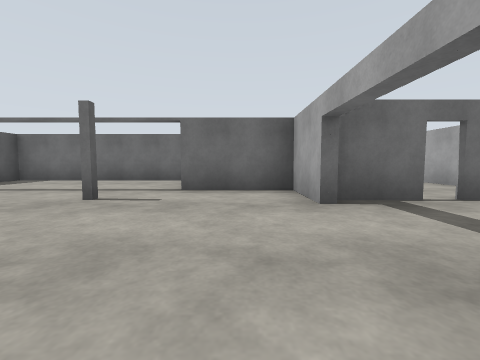
View 1 (above)

22 first-person views from a walk through a world built for the Gazebo simulator. The camera is 0.94 m above the floor, tilts 4° down and sees 90° across. The floor is counted in squares, 2 m on a side. Each view is taken from the middle of a square. On the plan, view 1 faces up. The plan holds only what a view shows up to about 9 squares ahead; the rest is blank.

View 2
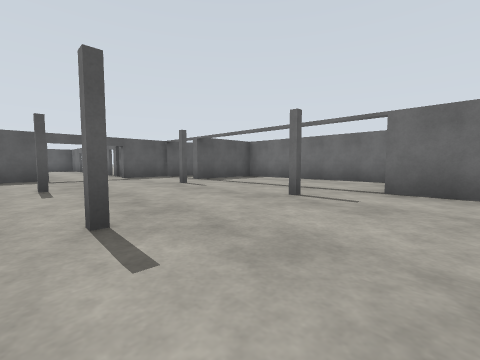

View 3
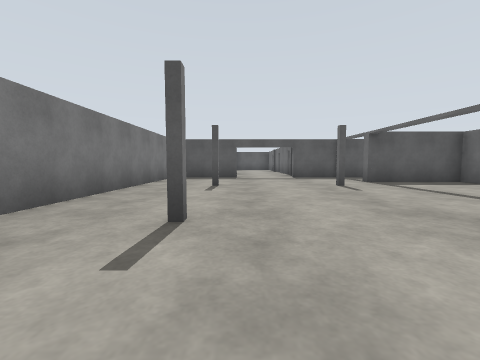

View 4
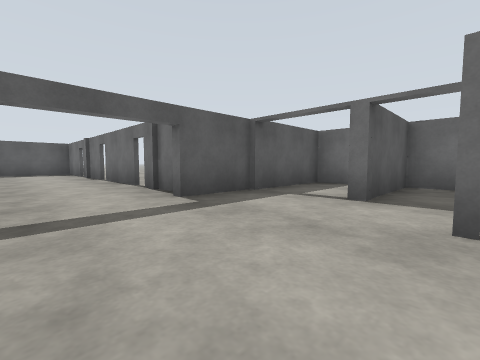

View 5
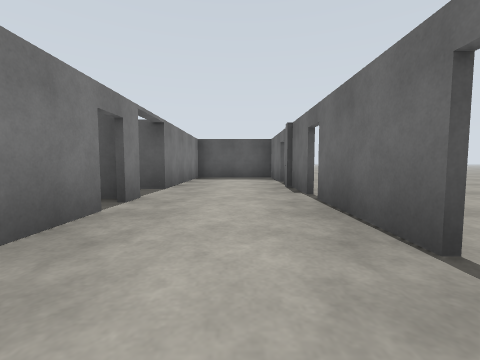

View 6
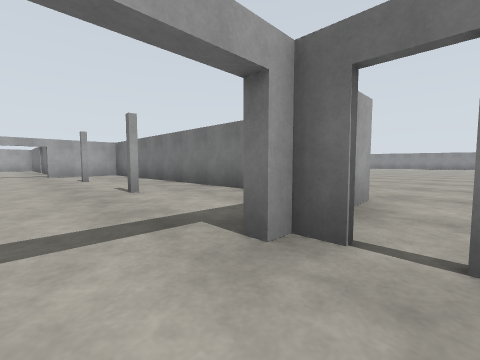

View 7
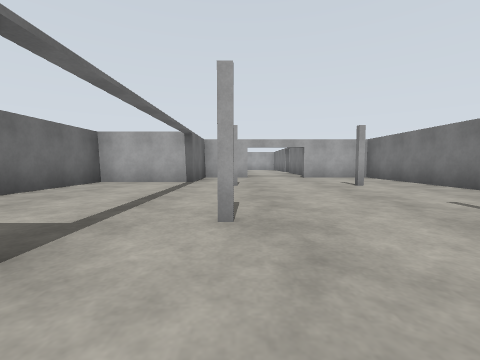

View 8
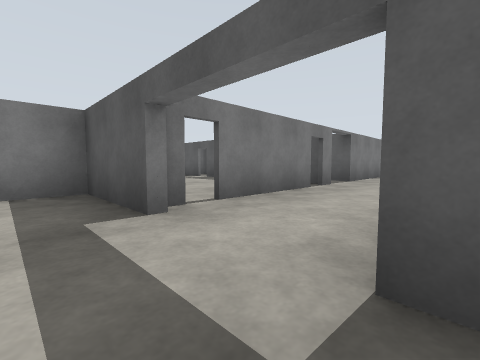

View 9
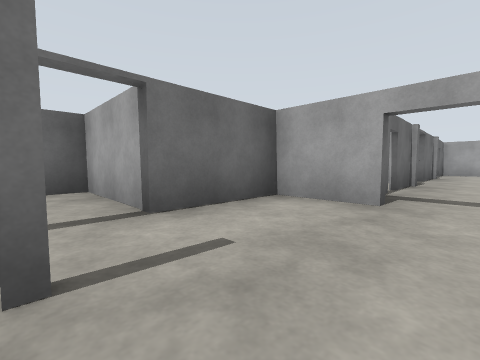

View 10
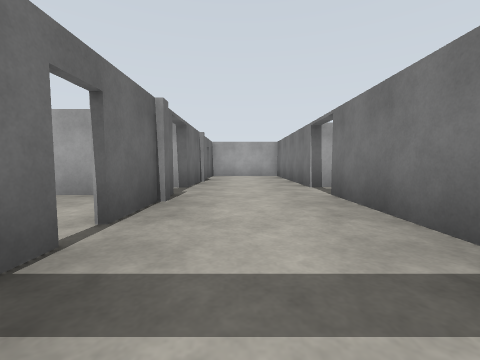

View 11
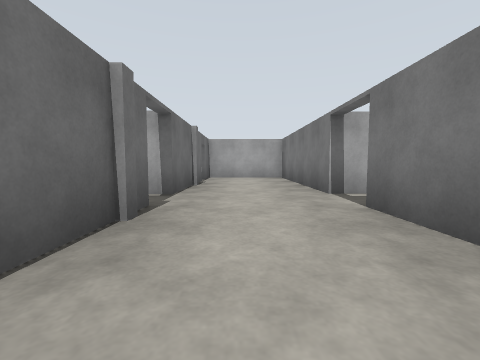

View 12
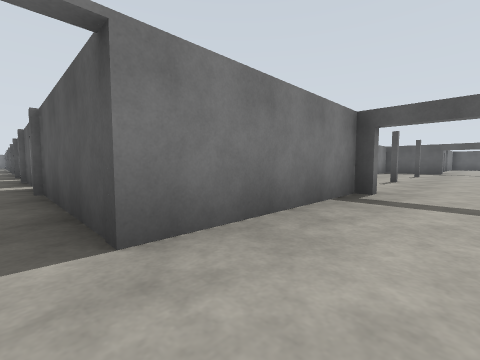

View 13
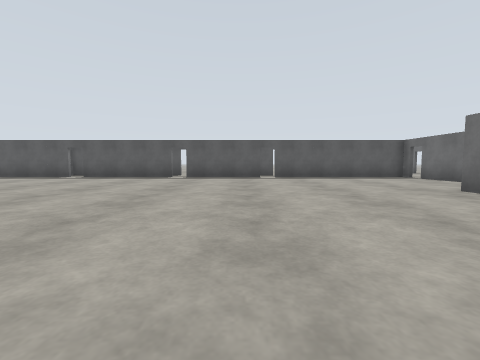

View 14
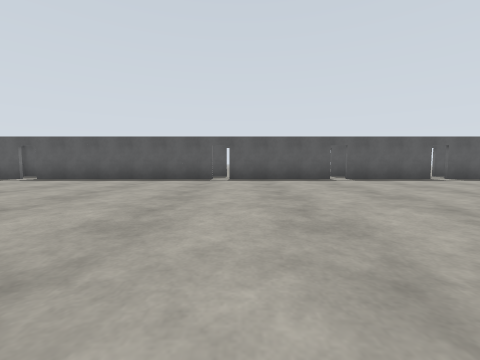

View 15
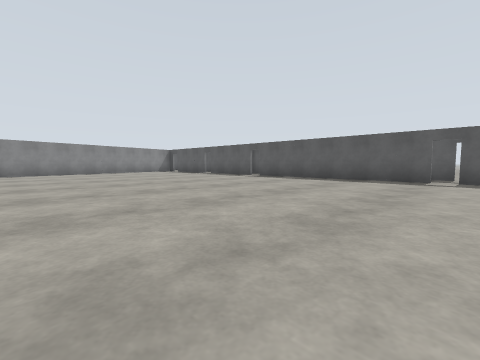

View 16
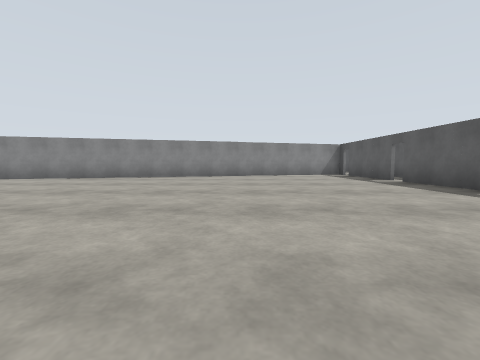

View 17
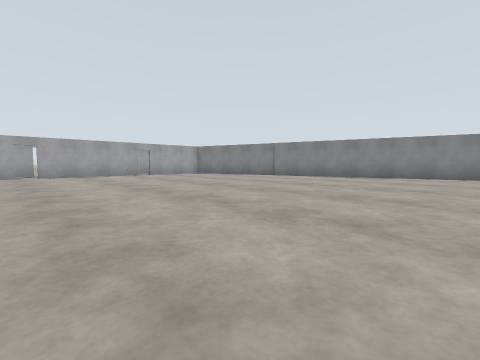

View 18
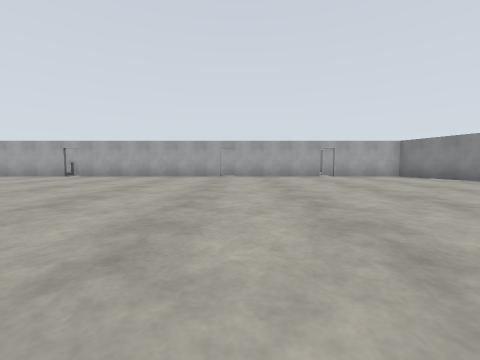

View 19
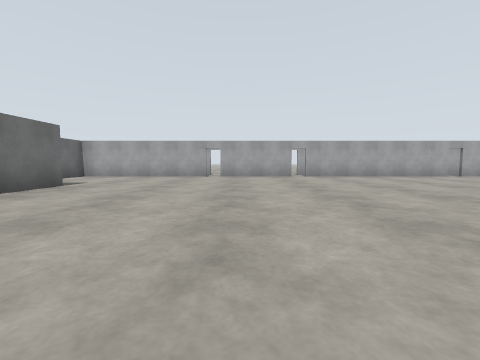

View 20
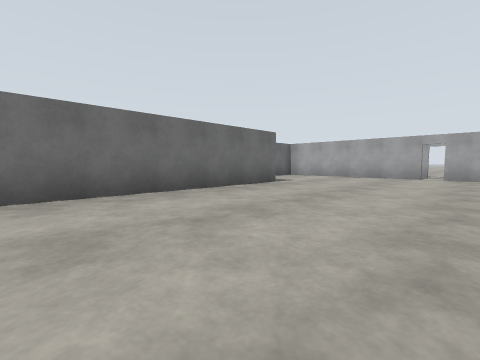

View 21
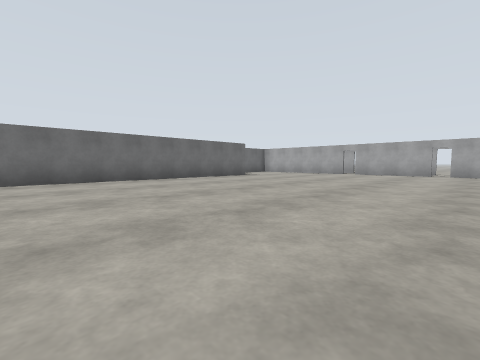

View 22
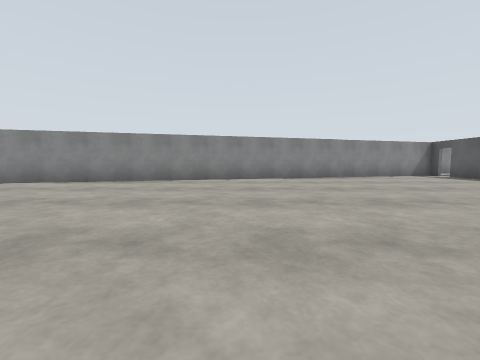

### Floor plan
Ten units are one square. View 1 is at (0, 0); x grows to the right and y downward. Boxes are objects, and circles mark ways between rooms. Rooms are numbered by the first view taken in them; rooms with no view inside come last. Other rooms are left out.
<svg viewBox="-173 -70 276 305">
<path fill="none" stroke="#000" d="M-79 -10 -79 12 9 12 9 -10M-85 -30 -97 -30M-70 -65 -79 -65 -79 -28M9 -28 9 -42 -10 -42 -10 -65 -60 -65 -60 -41M48 -30 28 -30M57 -6 98 -6 98 -30 89 -30M24 -30 11 -30M84 -30 57 -30M10 -6 46 -6M-122 107 -122 161M-122 72 -122 104M45 124 45 73M45 69 45 43M-76 13 -81 13 -81 8M-122 42 -122 69M11 13 -61 13M57 129 57 123M45 159 45 128M45 39 45 -5 34 -5M-122 165 -122 191M21 192 45 186 45 163M-99 -5 -114 -5M-122 195 -122 222M-122 -5 -122 39M-122 230 7 196M-125 -30 -146 -30M-124 -6 -118 -6M-114 -6 -89 -6M-150 -30 -168 -30 -168 -6 -134 -6M-101 -30 -121 -30"/>
<circle cx="10" cy="-20" r="3" fill="#2a7"/>
<circle cx="-90" cy="-10" r="3" fill="#2a7"/>
<circle cx="-85" cy="-20" r="3" fill="#2a7"/>
<text x="-40" y="-30">1</text>
<text x="50" y="-20">2</text>
<text x="-40" y="100">3</text>
<text x="-130" y="-20">4</text>
</svg>
Room 1 opens to room 2. Room 1 opens to room 3. Room 1 opens to room 4.

Where each view was taken, in squares from view 1:
view 1: 0 up, 0 right, facing up
view 2: 0 up, 0 right, facing up-left
view 3: 1 up, 0 right, facing left
view 4: 1 up, 5 left, facing up-left
view 5: 2 up, 9 left, facing left
view 6: 2 up, 9 left, facing down-right
view 7: 3 up, 7 left, facing right
view 8: 3 up, 7 left, facing down-left
view 9: 2 up, 2 left, facing up-right
view 10: 2 up, 1 right, facing right
view 11: 2 up, 2 right, facing right
view 12: 2 up, 5 right, facing down-left
view 13: 5 down, 4 left, facing left
view 14: 10 down, 5 left, facing left
view 15: 10 down, 5 left, facing down-left
view 16: 13 down, 8 left, facing down
view 17: 12 down, 5 left, facing down-right
view 18: 13 down, 4 left, facing right
view 19: 5 down, 4 left, facing right
view 20: 5 down, 4 left, facing up-right
view 21: 8 down, 6 left, facing up-right
view 22: 14 down, 5 left, facing down
